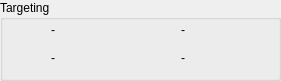
          <widget class="QGroupBox" name="targetingGroup">
           <property name="geometry">
            <rect>
             <x>10</x>
             <y>320</y>
             <width>281</width>
             <height>81</height>
            </rect>
           </property>
           <property name="title">
            <string>Targeting</string>
           </property>
           <widget class="QLabel" name="targetCount">
            <property name="geometry">
             <rect>
              <x>181</x>
              <y>42</y>
              <width>81</width>
              <height>32</height>
             </rect>
            </property>
            <property name="toolTip">
             <string>Max Target Count</string>
            </property>
            <property name="frameShape">
             <enum>QFrame::NoFrame</enum>
            </property>
            <property name="text">
             <string>-</string>
            </property>
           </widget>
           <widget class="QLabel" name="scanResolution">
            <property name="geometry">
             <rect>
              <x>51</x>
              <y>14</y>
              <width>81</width>
              <height>32</height>
             </rect>
            </property>
            <property name="toolTip">
             <string>Scan Resolution</string>
            </property>
            <property name="frameShape">
             <enum>QFrame::NoFrame</enum>
            </property>
            <property name="text">
             <string>-</string>
            </property>
           </widget>
           <widget class="QLabel" name="resolutionIcon">
            <property name="geometry">
             <rect>
              <x>10</x>
              <y>14</y>
              <width>32</width>
              <height>32</height>
             </rect>
            </property>
            <property name="frameShape">
             <enum>QFrame::NoFrame</enum>
            </property>
            <property name="text">
             <string/>
            </property>
            <property name="pixmap">
             <pixmap resource="../../../../resources/icons_pq.qrc">:/pq/icons/pausequafe/shipattr/resolution.png</pixmap>
            </property>
            <property name="wordWrap">
             <bool>true</bool>
            </property>
           </widget>
           <widget class="QLabel" name="rangeIcon">
            <property name="geometry">
             <rect>
              <x>10</x>
              <y>42</y>
              <width>32</width>
              <height>32</height>
             </rect>
            </property>
            <property name="frameShape">
             <enum>QFrame::NoFrame</enum>
            </property>
            <property name="text">
             <string/>
            </property>
            <property name="pixmap">
             <pixmap resource="../../../../resources/icons_pq.qrc">:/pq/icons/pausequafe/shipattr/range.png</pixmap>
            </property>
            <property name="wordWrap">
             <bool>true</bool>
            </property>
           </widget>
           <widget class="QLabel" name="targetIcon">
            <property name="geometry">
             <rect>
              <x>140</x>
              <y>42</y>
              <width>32</width>
              <height>32</height>
             </rect>
            </property>
            <property name="frameShape">
             <enum>QFrame::NoFrame</enum>
            </property>
            <property name="text">
             <string/>
            </property>
            <property name="pixmap">
             <pixmap resource="../../../../resources/icons_pq.qrc">:/pq/icons/pausequafe/shipattr/target_count.png</pixmap>
            </property>
            <property name="wordWrap">
             <bool>true</bool>
            </property>
           </widget>
           <widget class="QLabel" name="targetRange">
            <property name="geometry">
             <rect>
              <x>51</x>
              <y>42</y>
              <width>81</width>
              <height>32</height>
             </rect>
            </property>
            <property name="toolTip">
             <string>Targeting Range</string>
            </property>
            <property name="frameShape">
             <enum>QFrame::NoFrame</enum>
            </property>
            <property name="text">
             <string>-</string>
            </property>
           </widget>
           <widget class="QLabel" name="sensorIcon">
            <property name="geometry">
             <rect>
              <x>140</x>
              <y>14</y>
              <width>32</width>
              <height>32</height>
             </rect>
            </property>
            <property name="frameShape">
             <enum>QFrame::NoFrame</enum>
            </property>
            <property name="text">
             <string/>
            </property>
            <property name="pixmap">
             <pixmap resource="../../../../resources/icons_pq.qrc">:/pq/icons/pausequafe/shipattr/sensor_gravi.png</pixmap>
            </property>
            <property name="wordWrap">
             <bool>true</bool>
            </property>
           </widget>
           <widget class="QLabel" name="sensorStrength">
            <property name="geometry">
             <rect>
              <x>181</x>
              <y>14</y>
              <width>81</width>
              <height>32</height>
             </rect>
            </property>
            <property name="toolTip">
             <string>Sensor Strength</string>
            </property>
            <property name="frameShape">
             <enum>QFrame::NoFrame</enum>
            </property>
            <property name="text">
             <string>-</string>
            </property>
           </widget>
          </widget>
